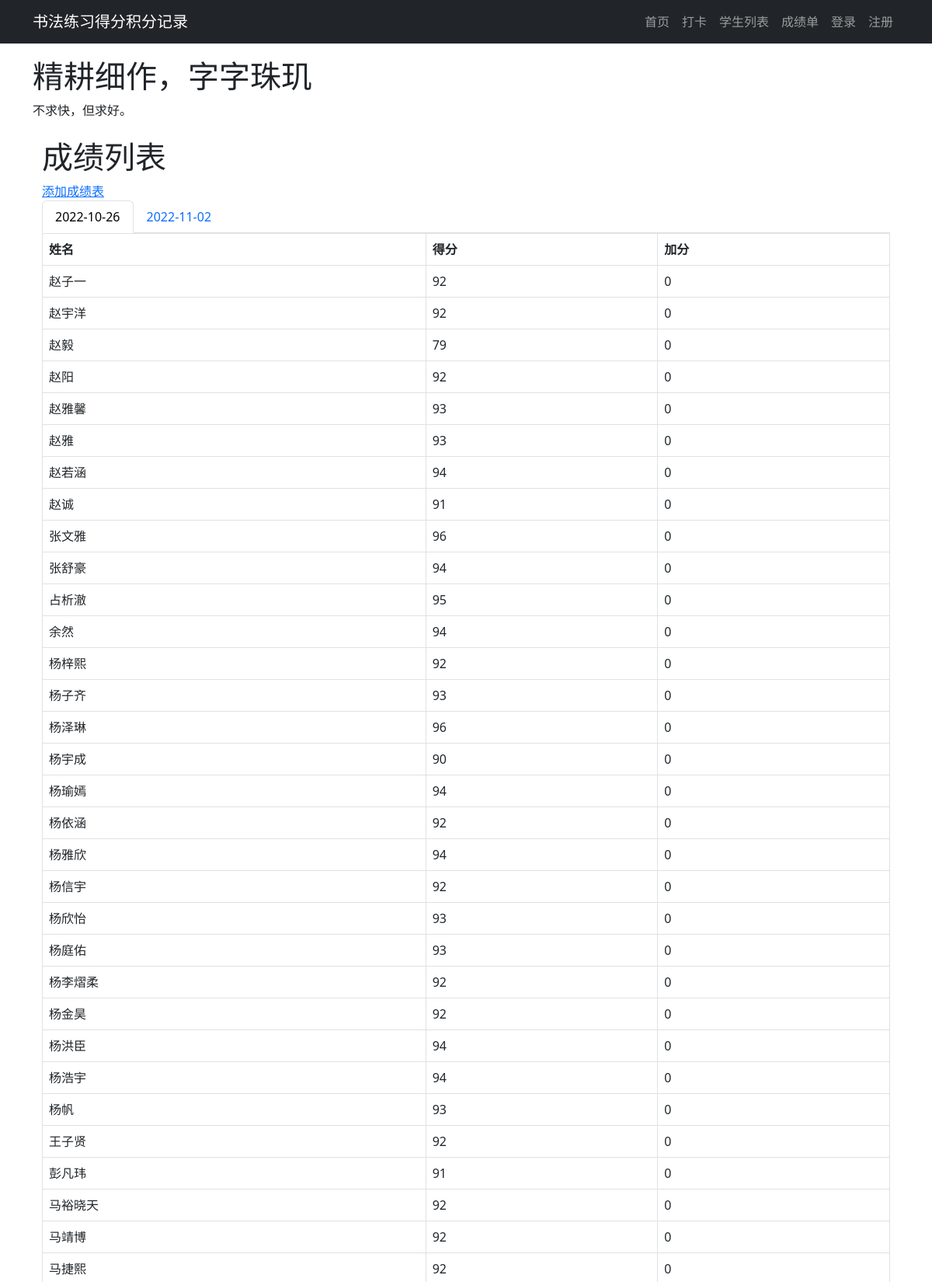
Page /score/ (upper part) on the committed database.
### myapp/models.py (models this page shows, shortened)
class Score(models.Model):
    student = models.ForeignKey(Student, on_delete=models.CASCADE)
    score = models.IntegerField(null=True)
    add_score = models.IntegerField(default=0,null=True)  # 添加一个新的字段
    date = models.DateField()

class Student(models.Model):
    student_id = models.AutoField(primary_key=True)
    name = models.CharField(max_length=100)
    sex = models.CharField(max_length=10)
    age = models.IntegerField()
    grade = models.CharField(max_length=10)
    user = models.ManyToManyField(User,through='StudentUser')
    last_checkin_date = models.DateField(null=True, blank=True)

### myapp/views.py (the view)
# urls.py: path('score/', score_list, name='score_list'), # 更新 score_list 路由
def score_list(request):
    scores = Score.objects.order_by('date').values('date').distinct()
    print(scores)
    score_list = {}
    for score in scores:
        date = score['date']
        score_list[date] = Score.objects.filter(date=date)
    return render(request, 'score_list.html', {'scores': score_list})

### myapp/templates/score_list.html (shortened to what this page needs)
{% extends 'base.html' %}
{% block content %}
  <h1>成绩列表</h1>
  <a href="{% url 'add_score' %}">添加成绩表</a>
  <ul class="nav nav-tabs">
    {% for date, score_list in scores.items %}
        <li class="nav-item">
            <a class="nav-link{% if forloop.first %} active{% endif %}" data-toggle="tab" href="#{{ date|date:'Y-m-d' }}">{{ date|date:'Y-m-d' }}</a>
        </li>
    {% endfor %}
</ul>
  <div class="tab-content">
    {% for date, score_list in scores.items %}
        <div class="tab-pane{% if forloop.first %} active{% endif %}" id="{{ date|date:'Y-m-d'  }}">
            <table class="table table-bordered">
                <thead>
                    <tr>
                        <th>姓名</th>
                        <th>得分</th>
                        <th>加分</th>
                    </tr>
                </thead>
                <tbody>
                    {% for score in score_list %}
                        <tr>
                            <td>{{ score.student.name }}</td>
                            <td>{{ score.score }}</td>
                            <td>{{ score.add_score }}</td>
                        </tr>
                    {% endfor %}
                </tbody>
            </table>
        </div>
    {% endfor %}
</div>
{% endblock %}

### myapp/templates/base.html (style rules this page uses)
body { padding-top: 50px; }

### rows in the picture
Score: student.name "赵子一", score "92", add_score "0"
Score: student.name "赵宇洋", score "92", add_score "0"
Score: student.name "赵毅", score "79", add_score "0"
Score: student.name "赵阳", score "92", add_score "0"
Score: student.name "赵雅馨", score "93", add_score "0"
Score: student.name "赵雅", score "93", add_score "0"
Score: student.name "赵若涵", score "94", add_score "0"
Score: student.name "赵诚", score "91", add_score "0"
Score: student.name "张文雅", score "96", add_score "0"
Score: student.name "张舒豪", score "94", add_score "0"
Score: student.name "占析澈", score "95", add_score "0"
Score: student.name "余然", score "94", add_score "0"
Score: student.name "杨梓熙", score "92", add_score "0"
Score: student.name "杨子齐", score "93", add_score "0"
Score: student.name "杨泽琳", score "96", add_score "0"
Score: student.name "杨宇成", score "90", add_score "0"
Score: student.name "杨瑜嫣", score "94", add_score "0"
Score: student.name "杨依涵", score "92", add_score "0"
Score: student.name "杨雅欣", score "94", add_score "0"
Score: student.name "杨信宇", score "92", add_score "0"
Score: student.name "杨欣怡", score "93", add_score "0"
Score: student.name "杨庭佑", score "93", add_score "0"
Score: student.name "杨李熠柔", score "92", add_score "0"
Score: student.name "杨金昊", score "92", add_score "0"
Score: student.name "杨洪臣", score "94", add_score "0"
Score: student.name "杨浩宇", score "94", add_score "0"
Score: student.name "杨帆", score "93", add_score "0"
Score: student.name "王子贤", score "92", add_score "0"
Score: student.name "彭凡玮", score "91", add_score "0"
Score: student.name "马裕晓天", score "92", add_score "0"
Score: student.name "马靖博", score "92", add_score "0"
Score: student.name "马捷熙", score "92", add_score "0"

### other values in the picture
{{ date|date:'Y-m-d' }} "2022-10-26" "2022-11-02"
